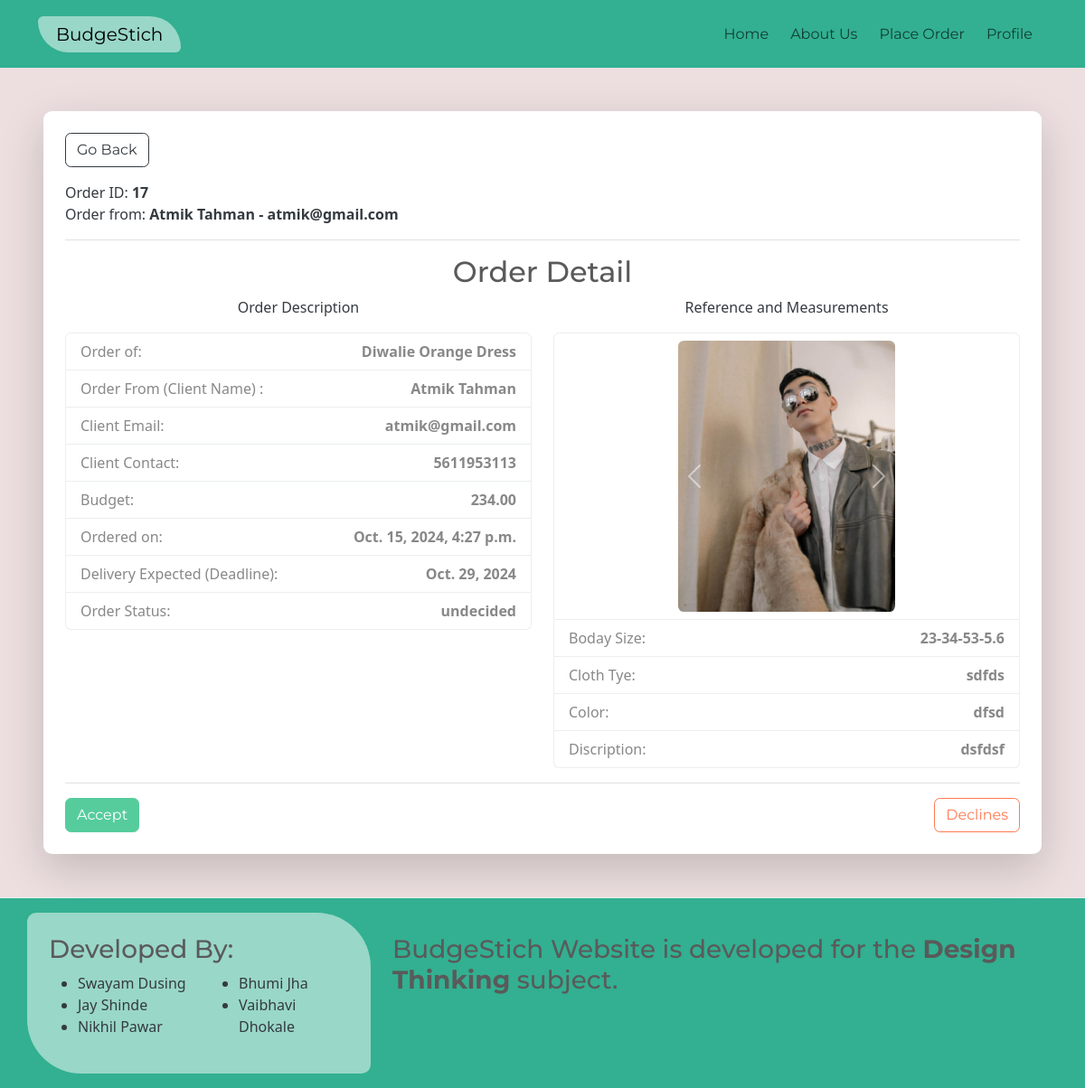
Page /manageorder/17 (signed in) on the earlier database version.
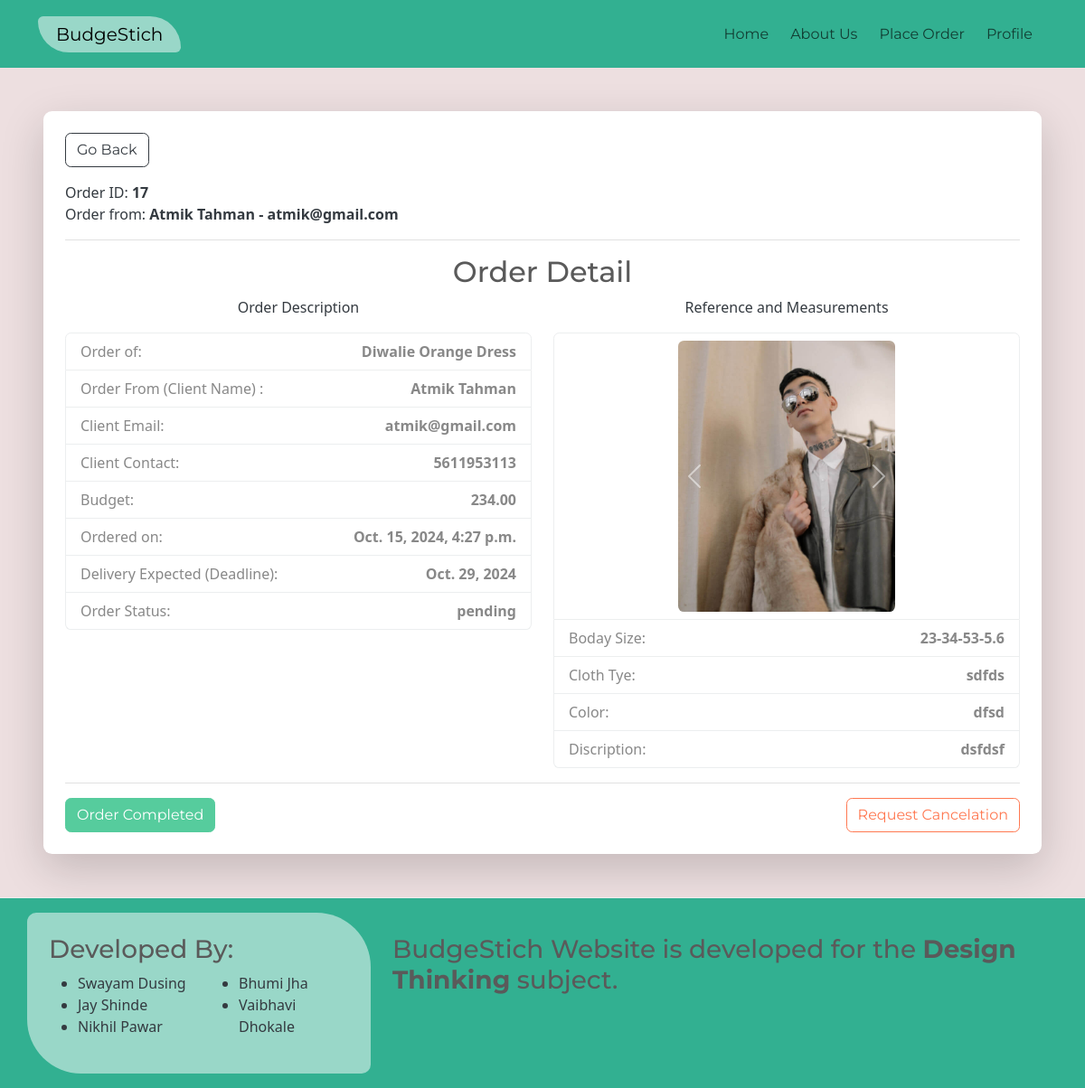
Same page on the later database version.
### coreapp/models.py (models this page shows, shortened)
class DressOrder(models.Model):
    STATUS_CHOICES = (
        ('undecided', 'Undecided'),
        ('pending', 'Accepted'),
        ('declined', 'Declined'),
        ('pending', 'Pending'),
        ('completed', 'Completed'),
    )
    ordtitle = models.CharField(max_length=50,verbose_name="Order Title",default="")
    user = models.CharField(max_length=30, verbose_name='Username')
    useremail = models.EmailField(verbose_name='Client Email',blank=True,null=True)
    usercontact = models.IntegerField(verbose_name='Client Ph.No',blank=True,null=True)
    userfullname = models.CharField(max_length=50,verbose_name='Client Full Name',blank=True,null=True)
    tailor = models.CharField(max_length=30,verbose_name='Tailor Username')
    tailoremail = models.EmailField(verbose_name='Tailor Email',blank=True,null=True)
    tailorcontact = models.IntegerField(verbose_name='Tailor Ph.No',blank=True,null=True)
    tailorfullname = models.CharField(max_length=50,verbose_name='Tailor Full Name',blank=True,null=True)
    body_size = models.CharField(max_length=20, verbose_name="Body Size")
    cloth_type = models.CharField(max_length=30, verbose_name="Cloth Type")
    budget = models.DecimalField(max_digits=10, decimal_places=2, verbose_name="Budget")
    color = models.CharField(max_length=15, verbose_name="Preferred Color")
    design_reference = models.ImageField(upload_to='design_references/', blank=True, null=True, verbose_name="Design Reference Image")
    additional_notes = models.TextField(blank=True, null=True, verbose_name="Additional Notes")
    created_at = models.DateTimeField(auto_now_add=True)
    orderstatus = models.CharField(max_length=10, choices=STATUS_CHOICES, default='undecided', verbose_name="Order Status")
    clientaddress = models.CharField(max_length=20,blank=True,null=True)
    clientaddzipcode = models.CharField(max_length=10,blank=True,null=True)
    clientaddcity = models.CharField(max_length=15,blank=True,null=True)
    clientaddstate = models.CharField(max_length=15,blank=True,null=True)
    deliverydate = models.DateField(blank=True,null=True,verbose_name="Expected Delivery")
    deliverypatner = models.CharField(blank=True,null=True,max_length=50)
    deliveryinfo = models.CharField(blank=True,null=True ,max_length=50)

### coreapp/views.py (the view)
# urls.py: path('manageorder/<int:id>',views.manageorder),#tailor to manage the order
@login_required
def manageorder(request,id):
    orderdetail = get_object_or_404(DressOrder,id=id)
    return render(request,'manageorder.html',{'order':orderdetail})

### coreapp/templates/manageorder.html (shortened to what this page needs)
{% extends "base.html" %}
{% load static %}
{% block content %}
<div class="container-fluid p-5 " >
    <div class="container bg-body rounded-3  shadow-lg p-4">
        <a href="/tailor_dashboard" class="btn btn-outline-dark mb-3">Go Back</a>
        <li class="text-dark list-unstyled">Order ID: <strong>{{ order.id }}</strong></li>
        <li class="text-dark list-unstyled">Order from: <strong>{{ order.userfullname }} - {{ order.useremail }}</strong></li>
        <hr>
        <div class="">
            <h2 class="text-center">Order Detail</h2>
            <div class="row text-dark">
                <div class="col-md-6">
                    <p class="text-center">Order Description</p>
                    <ul class="list-group">
                        <li class="list-group-item d-flex justify-content-between align-items-center">
                            Order of: <strong>{{ order.ordtitle }}</strong>
                        </li>
                        <li class="list-group-item d-flex justify-content-between align-items-center">
                            Order From (Client Name) : <strong>{{ order.userfullname }}</strong>
                        </li>
                        <li class="list-group-item d-flex justify-content-between align-items-center">
                            Client Email: <strong>{{ order.useremail }}</strong>
                        </li>
                        <li class="list-group-item d-flex justify-content-between align-items-center">
                            Client Contact: <strong>{{ order.usercontact }}</strong>
                        </li>
                        <li class="list-group-item d-flex justify-content-between align-items-center">
                            Budget: <strong>{{ order.budget }}</strong>
                        </li>
                        <li class="list-group-item d-flex justify-content-between align-items-center">
                            Ordered on: <strong>{{ order.created_at }}</strong>
                        </li>
                        <li class="list-group-item d-flex justify-content-between align-items-center">
                            Delivery Expected (Deadline): <strong>{{ order.deliverydate }}</strong>
                        </li>
                        <li class="list-group-item d-flex justify-content-between align-items-center">
                            Order Status: <strong>{{ order.orderstatus }}</strong>
                        </li>
                    </ul>
                </div>
                <div class="col-md-6">
                    <p class="text-center">
                        Reference and Measurements
                    </p>
                    <ul class="list-group">
                        <li class="list-group-item d-flex justify-content-center align-items-center">
                            {% if order.design_reference %}
                            <div id="carouselExample" class="carousel slide">
                                <div class="carousel-inner">
                                    <div class="carousel-item active ">
                                        <a href="{{ order.design_reference.url }}">
                                            <img src="{{ order.design_reference.url }}" alt="Desing Reference"
                                                class="d-block w-100 rounded" title="Design Reference" style="height: 300px;">
                                        </a>
                                    </div>
                                </div>
                                <button class="carousel-control-prev" type="button" data-bs-target="#carouselExample"
                                    data-bs-slide="prev">
                                    <span class="carousel-control-prev-icon" aria-hidden="true"></span>
                                </button>
                                <button class="carousel-control-next" type="button" data-bs-target="#carouselExample"
                                    data-bs-slide="next">
                                    <span class="carousel-control-next-icon" aria-hidden="true"></span>
                                </button>
                            </div>
                            {% else %}
                            No Reference Image Uploaded
                            {% endif %}
                        </li>
                        <li class="list-group-item d-flex justify-content-between align-items-center">
                            Boday Size: <strong>{{ order.body_size }}</strong>
                        </li>
                        <li class="list-group-item d-flex justify-content-between align-items-center">
                            Cloth Tye: <strong>{{ order.cloth_type }}</strong>
                        </li>
                        <li class="list-group-item d-flex justify-content-between align-items-center">
                            Color: <strong>{{ order.color }}</strong>
                        </li>
                        <li class="list-group-item d-flex justify-content-between align-items-center">
                            Discription: <strong>{{ order.additional_notes }}</strong>
                        </li>
                    </ul>
                </div>
            </div>
        </div>
        <hr>
        <div class="d-flex">
        {% if order.orderstatus == 'undecided' %}
            <a href="/orderstatus/{{ order.id }}/true" class="btn btn-success me-auto">Accept</a>
            <a href="/orderstatus/{{ order.id }}/false" class="btn btn-outline-danger ms-auto">Declines</a>
        {% endif %}
        {% if order.orderstatus == 'pending' %}
            <a href="/orderstatus/{{ order.id }}/comp" class="btn btn-success me-auto">Order Completed</a>
            <a href="/orderstatus/{{ order.id }}/false" class="btn btn-outline-danger ms-auto" style="float: right;">Request Cancelation</a>
        {% endif %}
        </div>
    </div>
</div>
{% endblock %}

### coreapp/templates/base.html (shortened to what this page needs)
{% load static %}
<!DOCTYPE html>
<html lang="en">
<head>
    <link rel="stylesheet" href="https://bootswatch.com/5/minty/bootstrap.min.css">
  <link rel="stylesheet" href="https://cdnjs.cloudflare.com/ajax/libs/font-awesome/6.0.0-beta3/css/all.min.css">
</head>
<body class="ultralightred">
  <div class="wrapper">
    <nav class="navbar navbar-expand-lg darkopacity" style="height: 75px;">
      <div class="container">
        <a class="navbar-brand  sitelogoedit1" href="/">BudgeStich</a>
        <div class="collapse navbar-collapse" id="navbarColor01">
          <ul class="navbar-nav ms-auto">
            <li class="nav-item me-2"><a href="/" class="nav-link {% if request.path == '/' %}tabactive{% endif %} navbtn" aria-current="page">Home</a></li>
            <li class="nav-item me-2"><a href="/aboutus/" class="nav-link {% if request.path == '/aboutus/' %}tabactive{% endif %} navbtn">About Us</a></li>
            {% if request.user.is_authenticated %}
              {% if request.user.user_type == 'tailor' %}
                <li class="nav-item me-2"><a href="/tailor_dashboard/" class="nav-link {% if request.path == '/tailor_dashboard/' %}tabactive{% endif %} navbtn">View Order</a></li>
              {% else %}
                <li class="nav-item me-2"><a href="/order/" class="nav-link {% if request.path == '/order/' %}tabactive{% endif %} navbtn">Place Order</a></li>
              {% endif %}
              <li class="nav-item me-2">
                <a href="/userprofile/" class="nav-link {% if request.path == '/userprofile/' %}tabactive{% endif %} ">
                  Profile
                </a>
              </li>
            {% else %}
              <li class="nav-item me-2"><a href="/usersignup/" class="nav-link {% if request.path == '/usersignup/' %}tabactive{% endif %} navbtn">Sign Up</a></li>
              <li class="nav-item me-2">
                <a href="/userlogin/" class="nav-link {% if request.path == '/userlogin/' %}tabactive{% endif %} navbtn">Log-In</a></li>
            {% endif %}
          </ul>
        </div>
      </div>
    </nav>
    {% block content %}
    {% endblock %}
    <div class="darkopacity text-dark p-3 border-top  footer  ">
      <div class="container">
        <div class="row">
          <div class="col-4 sitelogoedit1  p-4">
            <h3>Developed By:</h3>
            <div class="row">
              <div class="col">
                <ul>
                  <li>Swayam Dusing</li>
                  <li>Jay Shinde</li>
                  <li>Nikhil Pawar</li>
                </ul>
              </div>
              <div class="col">
                <ul>
                  <li>Bhumi Jha</li>
                  <li>Vaibhavi Dhokale</li>
                </ul>
              </div>
            </div>
          </div>
          <div class="col-8  p-4">
            <h3>BudgeStich Website is developed for the <strong>Design Thinking</strong> subject.</h3>
          </div>
        </div>
      </div>
    </div>
    </div>
</body>
</html>

### coreapp/templates/base.html (style rules this page uses)
html, body { height: 100%; margin: 0; }
.wrapper { display: flex; flex-direction: column; min-height: 100vh; }
.navbar { position: sticky; top: 0; z-index: 1020; }
.footer { margin-top: auto; }
.navbtn { background-color:transparent; border-radius: 10px; }
.darkopacity { background-color: rgb(31, 171, 137,0.9); }
.ultralightred { background-color: #EDDFE0; }
.sitelogoedit1 { background-color: rgb(255, 255, 255, 0.5); padding: 5px 20px; border-radius: 10px 60px 10px 60px; }

Differences in the rows shown:
changed DressOrder "Atmik Tahman": orderstatus "undecided" → "pending"
Other differences:
text no longer shown: "Accept Declines"
text now shown: "Order Completed Request Cancelation"
